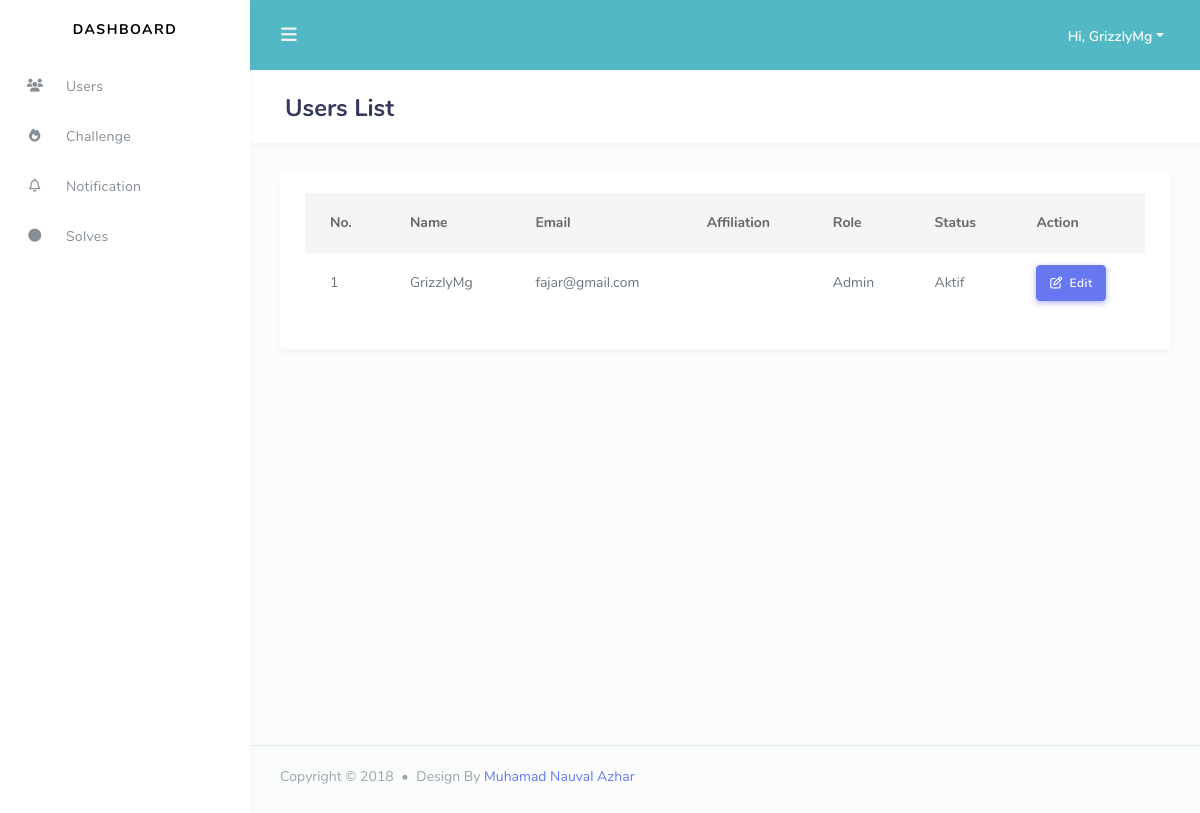
The page /admin/dashboard/users/index.php (signed in) on the database its author committed.
### tables this page shows
CREATE TABLE `users` (
  `id_user` int(11) NOT NULL,
  `username` varchar(30) NOT NULL,
  `password` char(32) NOT NULL,
  `email` varchar(50) NOT NULL,
  `affiliation` varchar(30) DEFAULT NULL,
  `role` int(11) NOT NULL,
  `status` int(11) NOT NULL
);

### admin/dashboard/users/index.php (the view, shortened to what this page needs)
<!DOCTYPE html>
<html lang="en">
<head>
  <?php
    $pre="../";
    include '../template/css.php';
  ?>
<body>
  <div id="app">
    <div class="main-wrapper main-wrapper-1">
        <?php
          $home='../';
          $user='./';
          $chall='../challenge/';
          $notif='../notification/';
          $solve='../solves';
          include '../template/nav.php';
        ?>
      <div class="main-content">
        <section class="section">
          <div class="section-header">
            <h1>Users List</h1>
          </div>
          <div class="section-body">
            <?php
              include '../template/root.php';
              $read_users="SELECT * from users";
              $view = $conn -> query($read_users);
              $no = 1;
            ?>
            <div class="card">
              <div class="card-body">
                <div class="table-responsive">
                        <table class="table table-hover">
                          <thead>
                            <tr>
                              <th scope="col">No.</th>
                              <th scope="col">Name</th>
                              <th scope="col">Email</th>
                              <th scope="col">Affiliation</th>
                              <th scope="col">Role</th>
                              <th scope="col">Status</th>
                              <th scope="col">Action</th>
                            </tr>
                          </thead>
                          <tbody>
                          <?php
                            while($view_users=$view->fetch_array(MYSQLI_ASSOC)){
                          ?>
                              <tr>
                                <td><?php echo $no++; ?></td>
                                <td><?php echo $view_users['username'];?></td>
                                <td><?php echo $view_users['email'];?></td>
                                <td><?php echo $view_users['affiliation'];?></td>
                                <td><?php echo ($view_users['role']==1?"Admin" : "Users");?></td>
                                <td><?php echo ($view_users['status']==1?"Aktif" : "Banned");?></td>
                                <td>
                                <a href="#" class="btn btn-icon icon-left btn-primary"><i class="far fa-edit"></i> Edit</a>
                                </td>
                              </tr>
                            <?php }?>
                          </tbody>
                        </table>
                      </div>
              </div>
            </div>
          </div>
        </section>
      </div>
      <footer class="main-footer">
        <div class="footer-left">
          Copyright &copy; 2018 <div class="bullet"></div> Design By <a href="https://nauval.in/">Muhamad Nauval Azhar</a>
        </div>
      </footer>
    </div>
  </div>
</body>
</html>

### admin/dashboard/template/css.php (shortened to what this page needs)
<link rel="stylesheet" href="<?php echo $pre;?>assets/modules/bootstrap/css/bootstrap.min.css">
<link href="https://cdnjs.cloudflare.com/ajax/libs/summernote/0.8.12/summernote-bs4.css" rel="stylesheet">
<link rel="stylesheet" href="<?php echo $pre;?>assets/modules/codemirror/lib/codemirror.css">
<link rel="stylesheet" href="<?php echo $pre;?>assets/modules/codemirror/theme/duotone-dark.css">
<link rel="stylesheet" href="<?php echo $pre;?>assets/modules/jquery-selectric/selectric.css">
<link rel="stylesheet" href="<?php echo $pre;?>assets/modules/izitoast/css/iziToast.min.css">
<link rel="stylesheet" href="<?php echo $pre;?>assets/css/custom.css">
<link rel="stylesheet" href="<?php echo $pre;?>assets/css/style.css">
<link rel="stylesheet" href="<?php echo $pre;?>assets/css/components.css">

### admin/dashboard/template/nav.php (shortened to what this page needs)
<?php
    require_once 'connection.php';
    $id = $_SESSION['id'];
    $sql = "SELECT username FROM users WHERE id_user='$id'";
    $result = $conn->query($sql);
    $username = $result->fetch_assoc()['username'];
?>
<div class="navbar-bg"></div>
<nav class="navbar navbar-expand-lg main-navbar">
        <form class="form-inline mr-auto">
        <ul class="navbar-nav mr-3">
        <li><a href="#" data-toggle="sidebar" class="nav-link nav-link-lg"><i class="fas fa-bars"></i></a></li>
        </ul>
    </form>
    <ul class="navbar-nav navbar-right">
        <li class="dropdown"><a href="#" data-toggle="dropdown" class="nav-link dropdown-toggle nav-link-lg nav-link-user">
        <div class="d-sm-none d-lg-inline-block">Hi, <?php echo $username ?></div></a>
        </li>
    </ul>
</nav>
    <div class="main-sidebar sidebar-style-2">
    <aside id="sidebar-wrapper">
        <div class="sidebar-brand">
        <a href="<?php echo $home; ?>">Dashboard</a>
        </div>
        <ul class="sidebar-menu">
            <li class="dropdown active">
            <li>
                <a class="nav-link" href="<?php echo $user; ?>"><i class="fas fa-users"></i> <span>Users</span></a>
            </li>
            <li>
                <a class="nav-link" href="<?php echo $chall; ?>"><i class="fas fa-fire"></i> <span>Challenge</span></a>
            </li>
            <li>
                <a class="nav-link" href="<?php echo $notif; ?>"><i class="far fa-bell"></i> <span>Notification</span></a>
            </li>
            <li>
                <a class="nav-link" href="<?php echo $solve; ?>"><i class="fas fa-circle"></i> <span>Solves</span></a>
            </li>
        </ul>
    </div>

### admin/dashboard/assets/css/custom.css (style rules this page uses)
.navbar-bg { background-color: #52b8c3 !important; }

### rows shown on the page
users: username "GrizzlyMg", email "fajar@gmail.com", role "Admin", status "Aktif"
